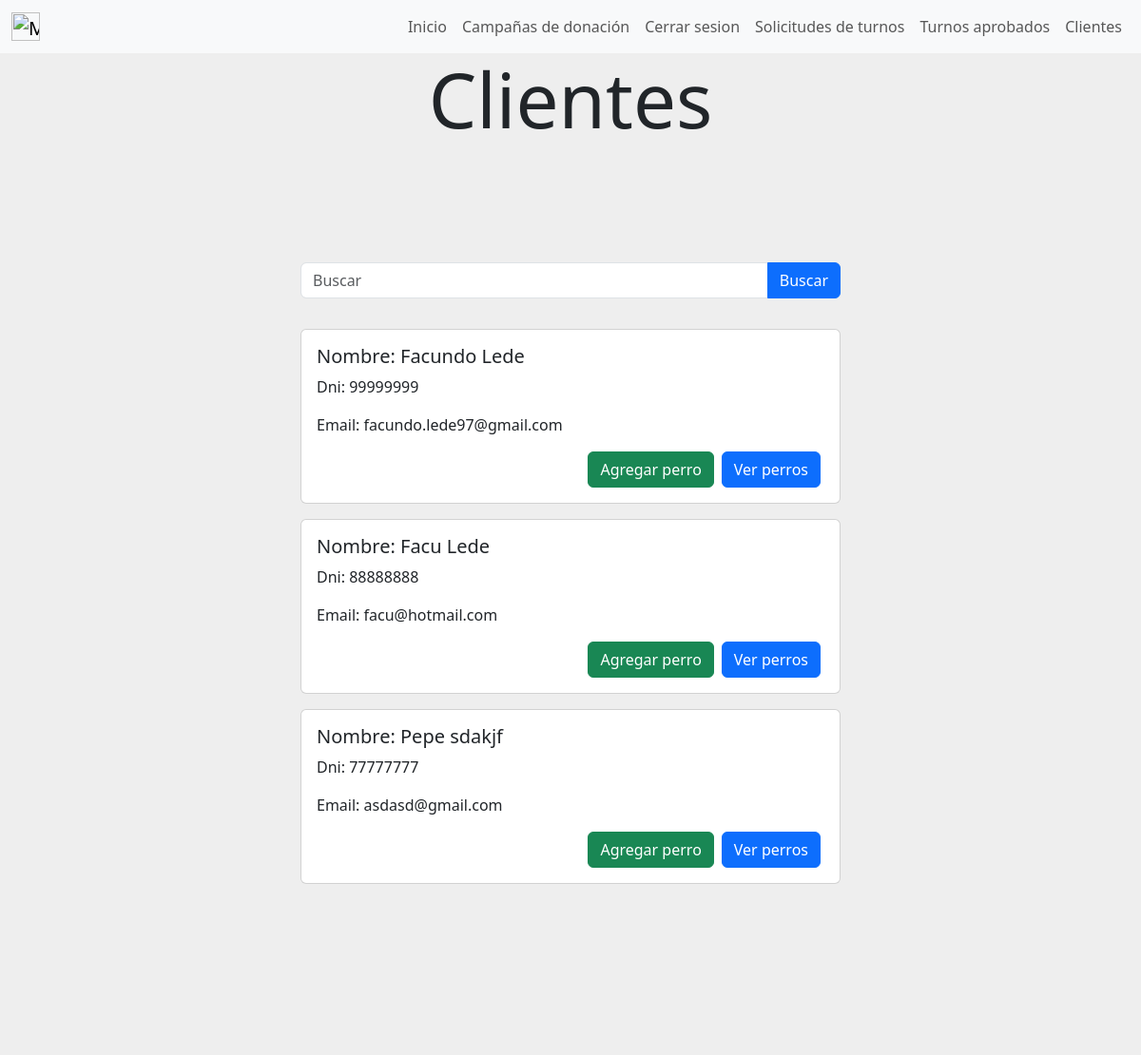
Before: /clientes (signed in) with the older database file.
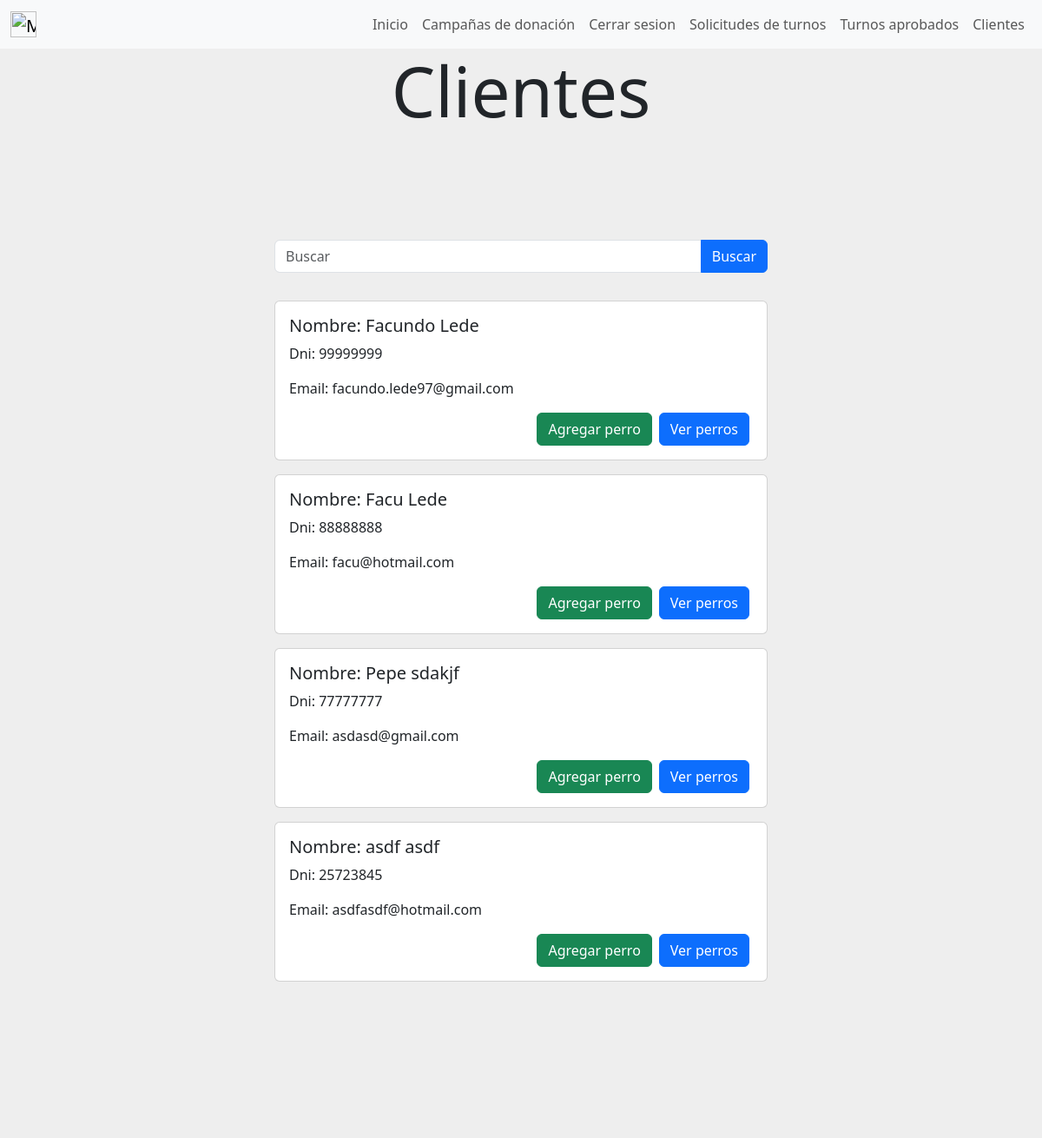
After: the same page with the newer database file.
### user/models.py (models this page shows)
class User(AbstractUser):
    dni = models.CharField(max_length=8, unique=True)
    email = models.EmailField(unique=True)

### gestion_de_clientes/views.py (the view)
# urls.py: path('clientes',views.clientes, name= "clientes"),
def clientes(request):
    search_query = request.GET.get("search")
    clientes = User.objects.filter(is_superuser=False)
    if request.method == "GET" and "search" in request.GET:
        if search_query:
            clientes = clientes.filter(dni__icontains=search_query)
    context = {
        "clientes": clientes,
        "search_query": search_query
    }
    return render(request, "gestion_de_clientes/clientes.html", context)

### gestion_de_clientes/templates/gestion_de_clientes/clientes.html (shortened to what this page needs)
{% extends "gestion_de_usuarios/base.html" %}
{% block content %}
{% if user.is_superuser %}
<div style="background-color:#eee;height: 20%;text-align: center;">
    <h1 class="display-1">Clientes</h1>
</div>
<div style="background-color:#eee;height: 5%;text-align: center;">
</div>
<div class="container-fluid" style="background-color: #eee; padding: 20px;">
    <div class="row justify-content-center">
        <div class="col-md-6">
            <form action="" method="GET" class="input-group">
                <input type="text" class="form-control" name="search" placeholder="Buscar" aria-label="Buscar" aria-describedby="search-button">
                <button class="btn btn-primary" type="submit" id="search-button">Buscar</button>
            </form>
        </div>
    </div>
    {% if clientes.count != 0 %}
        {% if search_query %}
            {% for cliente in clientes %}
            <div class="row justify-content-center mt-3">
                <div class="col-md-6">
                    <div class="card">
                        <div class="card-body">
                            <h5 class="card-title">Nombre: {{ cliente.first_name }} {{cliente.last_name}}</h5>
                            <p class="card-text">Dni: {{ cliente.dni }}</p>
                            <p class="card-text">Email: {{ cliente.email }}</p>
                            <div class="d-flex justify-content-end">
                                <a href = "{% url 'cargar_perro' cliente.id %}" class="btn btn-success mx-1">Agregar perro</a>
                                <a href = "{% url 'ver_perros_cliente' cliente.id %}" class="btn btn-primary mx-1">Ver perros</a>
                            </div>
                        </div>
                    </div>
                </div>
            </div>
            {% endfor %}
        {% else %}
            {% for cliente in clientes %}
                <div class="row justify-content-center mt-3">
                    <div class="col-md-6">
                        <div class="card">
                            <div class="card-body">
                                <h5 class="card-title">Nombre: {{ cliente.first_name }} {{cliente.last_name}}</h5>
                                <p class="card-text">Dni: {{ cliente.dni }}</p>
                                <p class="card-text">Email: {{ cliente.email }}</p>
                                <div class="d-flex justify-content-end">
                                    <a href = "{% url 'cargar_perro' cliente.id %}" class="btn btn-success mx-1">Agregar perro</a>
                                    <a href = "{% url 'ver_perros_cliente' cliente.id %}" class="btn btn-primary mx-1">Ver perros</a>
                                </div>
                            </div>
                        </div>
                    </div>
                </div>
            {% endfor %}
        {% endif %}
        </div>
        <div style="background-color:#eee;height: 20%;"></div>
        {% endif %}
{% endif %}
{% endblock %}

Changed rows visible on the page:
added User: first_name "asdf", last_name "asdf", dni "25723845", email "asdfasdf@hotmail.com"
